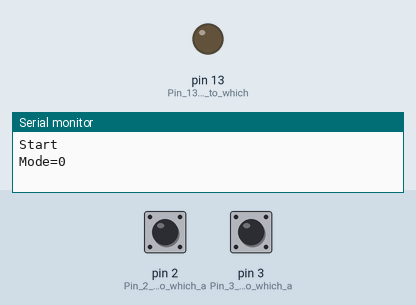
A sketch run on a simulated Arduino Uno, built with avr-gcc and run on an emulated ATmega328P. Shown: output pins drawn as LEDs (lit = HIGH), the last lines printed to the serial monitor. The inputs (shaded band) are chosen by the test bench; at power-on: pin 2 (Pin_2_is_input_to_which_a) HIGH, pin 3 (Pin_3_is_input_to_which_a) HIGH.

Above: at 1.2 s.
1.3 s: pin 2 (Pin_2_is_input_to_which_a) pulled LOW for 0.15 s
At 1.4 s:
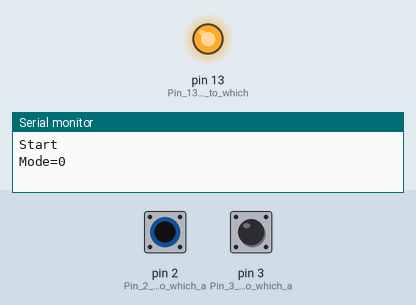
3.0 s: pin 3 (Pin_3_is_input_to_which_a) pulled LOW for 0.15 s
At 3.6 s:
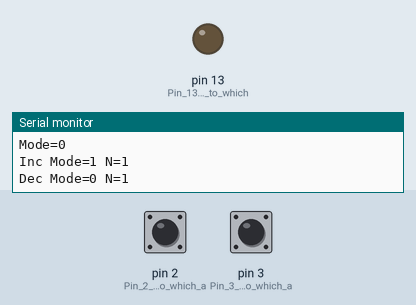
Timing chart, 0 to 6.0 s (numbered marks = the images above; inputs shaded):
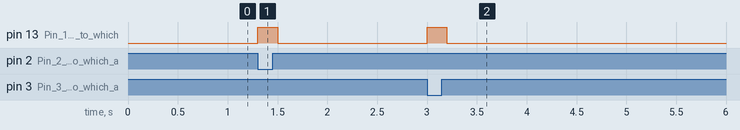

The sketch:

mode-speed-dim.ino
```cpp
/* Debouncing Increment and Decrement Buttons
   Dan McCreary

Hook up two momentary push buttons to pins 2 and 3.
One button will increment the mode, one will decrment the mode
You MUST use pins 2 and 3 because they are the only Interrupt pins on the Arduino (Uno, Nano)
Connect the other ends of the momentary push buttons to GND
Note that we are using internal 20K resistors to pull up the inputs to +5 when the buttons are open
*/
int mode = 0; // This is the "mode" of the device.  It starts at 0 and gets incremented or decremented
int newModePlus = 0; // the interrupts set this to 1 to indicate that we have a new increment to handle
int newModeMinus = 0; // the interrupts set this to 1 to indicate that we have a new decrement to handle
int numberTimesModePlusCalled = 0; // just for fun, we count the number of "noise" transitions
int numberTimesModeMinusCalled = 0;  // many buttons have noise from 1 to 5 transitions within 200ms

long lastDebounceTime = 0;  // the last time the output pin was toggled
long debounceDelay = 200;   // the debounce time; increase if the output flickers

void setup()
{
  pinMode(13, OUTPUT);     // Pin 13 is output to which an LED is connected
  digitalWrite(13, LOW);   // Make pin 13 low, switch LED off
  pinMode(2, INPUT_PULLUP);	   // Pin 2 is input to which a switch is connected = INT0
  pinMode(3, INPUT_PULLUP);	   // Pin 3 is input to which a switch is connected = INT1
  attachInterrupt(0, changeModeAdd, FALLING  ); // pin 2
  attachInterrupt(1, changeModeMinus, FALLING  ); // pin 3
  Serial.begin(9600);
  Serial.println("Start");
  Serial.print("Mode=");
  Serial.println(mode, DEC);
}

void loop() {
  if (newModePlus == 1) {
    if ((millis() - lastDebounceTime) > debounceDelay) {
      mode++;
      Serial.print("Inc Mode=");
      Serial.print(mode, DEC);
      Serial.print(" N=");
      Serial.println(numberTimesModePlusCalled, DEC);
      digitalWrite(13, LOW);
      newModePlus = 0;
      numberTimesModePlusCalled = 0;
    }
    else {
    }
  }

  if (newModeMinus == 1) {
    if ((millis() - lastDebounceTime) > debounceDelay) {
      mode--;
      Serial.print("Dec Mode=");
      Serial.print(mode, DEC);
      Serial.print(" N=");
      Serial.println(numberTimesModeMinusCalled, DEC);
      digitalWrite(13, LOW);
      newModeMinus = 0;
      numberTimesModeMinusCalled = 0;
    }
  }
}

void changeModeAdd(){        // Interrupt service routine
  digitalWrite(13, HIGH); // we have a new mode
  newModePlus = 1;
  numberTimesModePlusCalled++;
  lastDebounceTime = millis();
}

void changeModeMinus(){        // Interrupt service routine
  digitalWrite(13, HIGH); // we have a new mode
  newModeMinus = 1;
  numberTimesModeMinusCalled++;
  lastDebounceTime = millis();
}
```

Measured:
- after the input at 1.3 s, pin 13 (Pin_13_is_output_to_which): LOW → HIGH at once, → LOW 0.20 s later
- after the input at 3.0 s, pin 13 (Pin_13_is_output_to_which): LOW → HIGH at once, → LOW 0.20 s later
